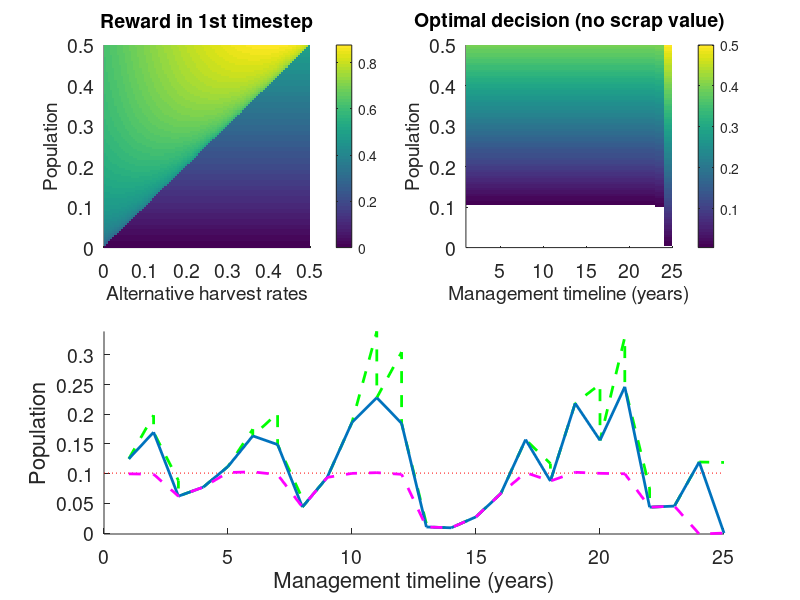

MATLAB code for this plot: (Note: this script raises an error after producing the figure.)
function [D,SDP_Mat,xt_h] = Reed_SDP(DISCRETISE,SIM)
% REED_SDP implements a numerical version of the SDP described in:
%       Reed, W.J., 1979. Optimal Escapement Levels in Stochastic and
%       Deterministic Harvesting Models. Journal of Environmental Economics
%       and Management. 6: 350-363.
%
%       Updated: November 1 2011
% 
%   [D,SDP_Mat,xt_h,xt,x_ph] = REED_SDP(DISCRETISE,SIM)
%   
%   Inputs are:
%           DISCRETISE  - the resolution at which the state space (i.e., the 
%                         number of fish in the population) is discretised.
%           SIM         - a binary stating whether a stochastic forward simulation
%                         of the population should be run and outputted. 
%
%   % Outputs 
%           D           - The #States x Tmax state-dependent optimal decision matrix
%           SDP_Mat     - The markovian state transition matrix
%           xt_h        - The population level through time
% 


if nargin < 2; DISCRETISE = 100; SIM = 1; disp('Running defaults'); end
A = 2; B = 4; % Beverton-Holt parameters
K = (A-1)/B; % K is the equilibrium population in the absence of stochasticity and harvest
delta = 0.1; % The economic ddiscount rate
dev = 0.4; % Standard deviation of the noise process
n_vec = linspace(0,2*K,DISCRETISE); % Vector of state-spaces
S = length(n_vec); d = n_vec(2)-n_vec(1); % Number of states and discretisation
HVec = n_vec; L_H = length(HVec); SDP_Mat = zeros(S,S,L_H);
% CREATE TRANSITION MATRICES CORRESPONDING TO ALTERNATE ACTIONS
for q = 1:L_H % Cycle through all the harvest options
    h = HVec(q); % Harvest option being considered in this round of the loop
    for i = 1:S 
        x1 = n_vec(i); % Pop is in state i, with abundance x1
        x2_exp = SubBevHolt(x1,A,B,h); % What the next abundance is expected to be
        if x2_exp == 0; SDP_Mat(i,1,q) = 1; else % If all transitions are to negative abundances
            PropChange = n_vec./x2_exp; % The proportional change required for a given state transition
            Prob = lognpdf(PropChange,0,dev); % The associated probability of each transition according to the Lognormal PDF
            SDP_Mat(i,:,q) = Prob./sum(Prob); % Store the normalised transition probability in the transition matrix
        end
    end
end

V = 0.*n_vec'; % No scrap value
% IDENTIFY THE DYNAMIC OPTIMUM USING BACKWARD ITERATION 
OptTime = 25; for Timestep = 1:OptTime
    for i = 1:L_H % Try out all the potential harvest rates
    %eek V1 not initialized!

        
        V1(:,i) = SDP_Mat(:,:,i)*V + min(HVec(i),n_vec') * exp(-delta*(OptTime-Timestep)); % Consider the ongoing reward
    end
%% What's going on with these weird arguments to max?

    [V,D(:,OptTime-Timestep+1)] = max(V1,[],2); % Choose the optimal harvest rate
end

if SIM == 1
    figure(1), clf % PLOTTING FUNCTIONS
    subplot(2,2,1), hold on, set(gca,'fontsize',14)
    P=pcolor(HVec,n_vec,V1); set(P,'edgecolor','none'), colorbar, ylim([0 75])
    title('Reward in 1st timestep','fontsize',14)
    xlabel('Alternative harvest rates','fontsize',14)
    ylabel('Population','fontsize',14), axis tight
    subplot(2,2,2), cla, hold on, xlim([1 OptTime]), set(gca,'fontsize',14)
    ZZ = HVec(D); ZZ(ZZ==0)=nan;
    P=pcolor([OptTime:-1:1],n_vec,ZZ(:,end:-1:1)); set(P,'edgecolor','none'), colorbar, ylim([0 75])


    title('Optimal decision (no scrap value)','fontsize',14)
    xlabel('Management timeline (years)','fontsize',14)
    ylabel('Population','fontsize',14), axis tight
    subplot(2,2,[3,4]), hold on, set(gca,'fontsize',14)
    [xt_h,xt,x_ph] = ForwardSimulate(K/2,A,B,D,dev,n_vec,HVec);
end

function x2 = SubBevHolt(x1,A,B,h)
x1_minus_h = max(0,x1-h);
x2 = max(0,A*(x1_minus_h)/(1+B*(x1_minus_h)));

function [xt_h,xt,x_ph] = ForwardSimulate(x0,A,B,D,dev,n,H)
  OptTime = size(D,2); 
%% FIXME these should be initialized as vectors!
  xt_h = x0;  
  xt = x0; 
  x_ph = x0;% Initial conditions
for t = 1:OptTime-1
    [dummy,St] = min(abs(n-xt_h(end))); % Current state
    ht = H(D(St,t+1)); % The corresponding optimal harvest
    zt = dev*randn+1; % Realised stochasticity this year
    x_ph(t) = xt_h(t)-ht; % The population size after harvesting takes place
    xt_h(t+1) = zt*max(0,A*x_ph(t)/(1+B*x_ph(t))); % Population dynamics with harvest
    xt(t+1) = zt*max(0,A*xt_h(t)/(1+B*xt_h(t))); % What would have happened without harvest
end


ReedThreshold = n(sum(D(:,1)==1));
plot([0 OptTime],[ReedThreshold ReedThreshold],'r:')
MixX = [1:length(xt); 1:length(xt)]; MixX = MixX(1:end-1);
Mix = [xt;xt_h]; Mix = Mix(1:end-1); plot(MixX,Mix,'g--','linewidth',2)
plot([1:OptTime],xt_h,'linewidth',2)
plot([1:OptTime],[x_ph xt_h(end)],'m--','linewidth',2), ylim([0 1.1*max([xt_h,xt])])
xlabel('Management timeline (years)','fontsize',16)
ylabel('Population','fontsize',16), axis tight
L=legend('Reed''s S','N(t) without harvest','N(t)','Post-harvest population',2); set(L,'fontsize',12)
